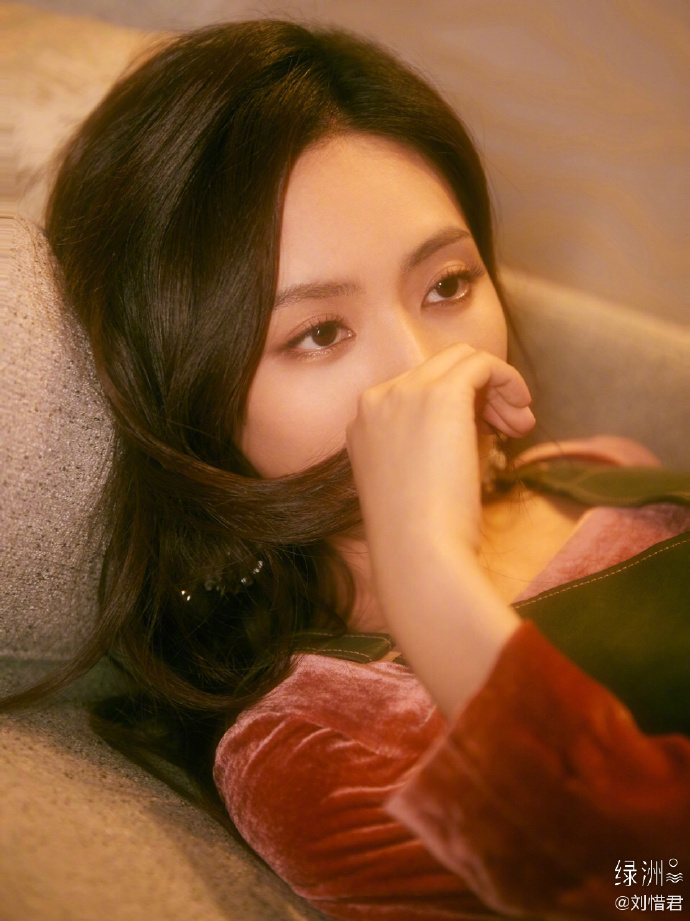
#> input picture cv_examples/imgs/liu_1.jpg, 690 x 921 px, given in place of liu_1.png, which was not available
$ python main.py
#> lines starting #> are read from the running program, lines starting #| are printed output that depends on the picture; pictures that were not available may be replaced by others from this repository, and a replacement may not be noted
# -*- coding:utf-8 -*-

import cv2
import os
from matplotlib import pyplot as plt
import numpy as np

img_name = os.path.join("imgs","liu_1.png")
img = cv2.imread(img_name, cv2.IMREAD_COLOR)
#> img is the input picture: shape (921, 690, 3); mean B, G, R 51.1, 86.3, 131.7
img_blue = img[:,:,0]
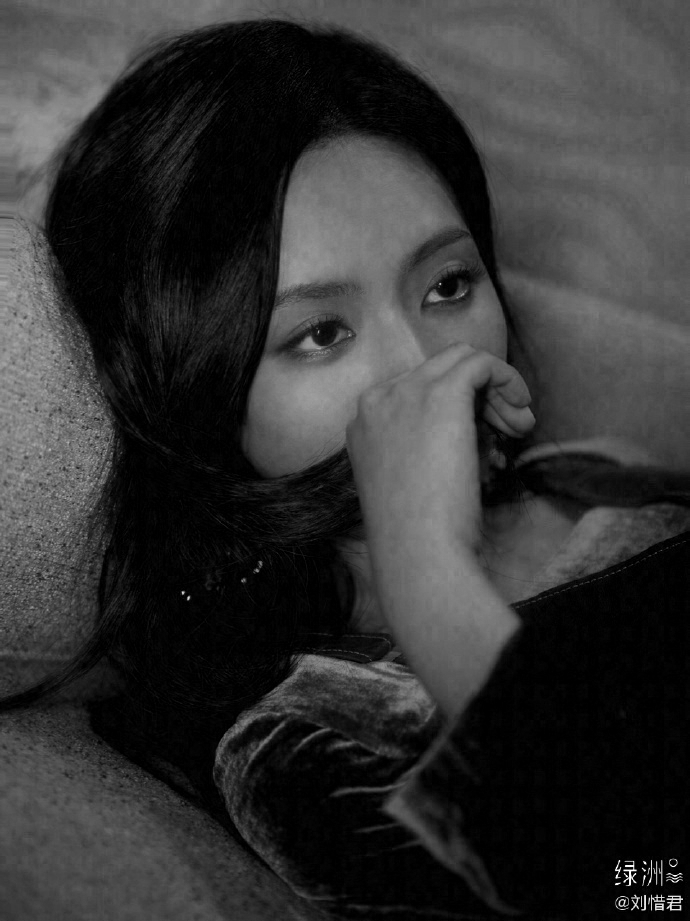
#> img_blue: shape (921, 690); min 0, max 255, mean 51.1
img_green = img[:,:,1]
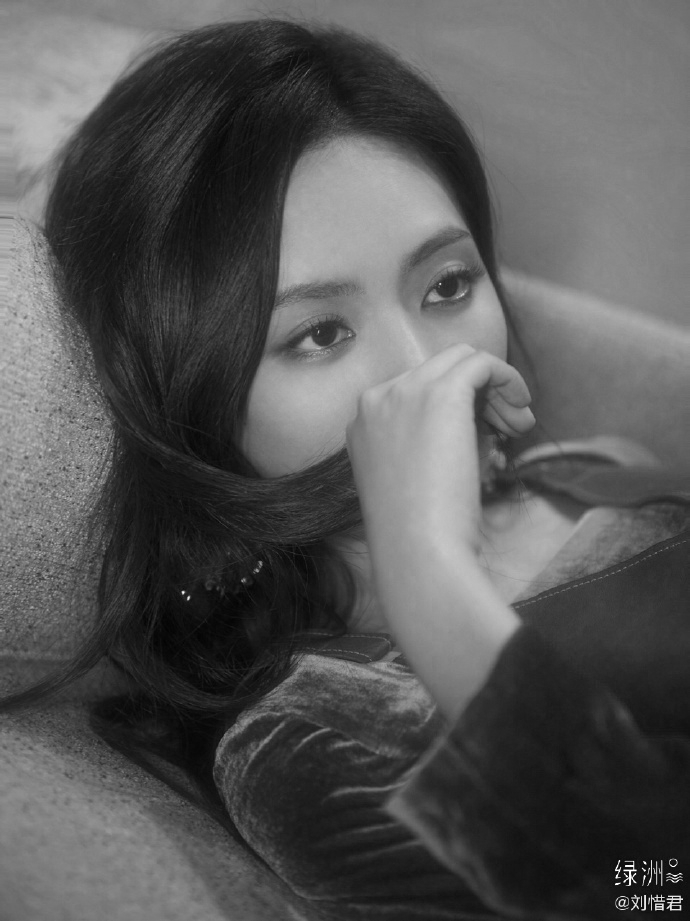
#> img_green: shape (921, 690); min 3, max 255, mean 86.3
img_red= img[:,:,2]
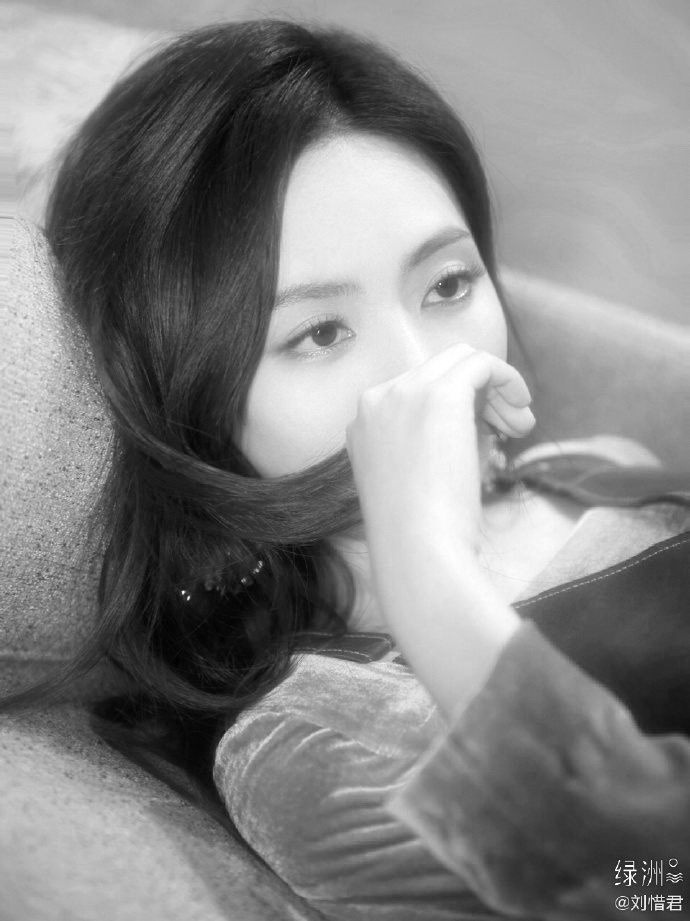
#> img_red: shape (921, 690); min 1, max 255, mean 131.7
cv2.imshow("img_blue",img_blue)
cv2.waitKey(0)
cv2.destroyAllWindows()
img = img[...,[1,0,2]]
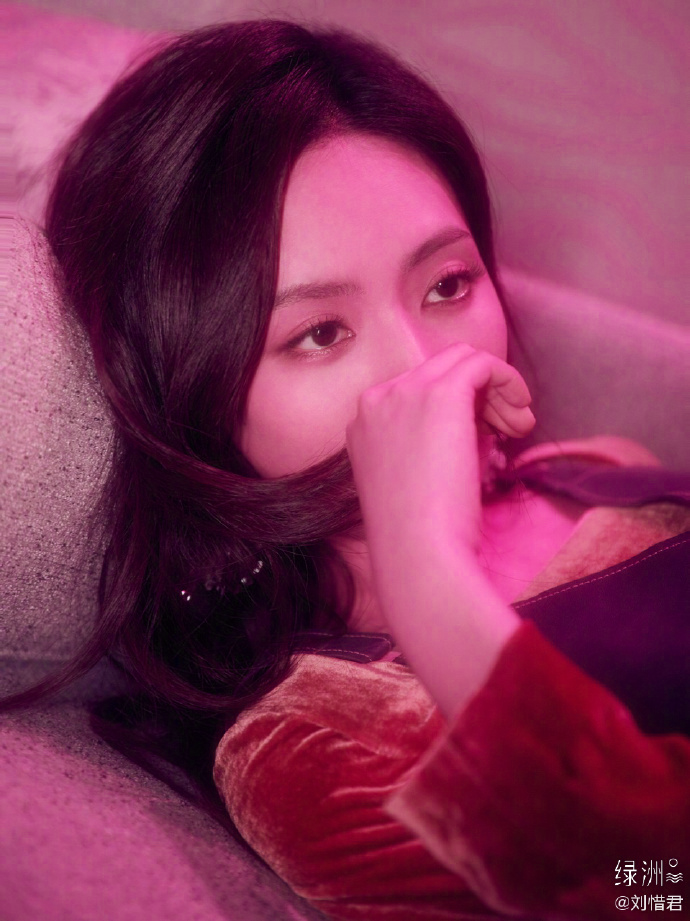
#> img: shape (921, 690, 3); mean B, G, R 86.3, 51.1, 131.7
print(f"imgage shape:{img.shape},img_red shape:{img_red.shape}")
#| imgage shape:(921, 690, 3),img_red shape:(921, 690)
plt.figure("beauty_full")
plt.subplot(2,2,1)
plt.imshow(img_blue)
plt.subplot(2,2,2)
plt.imshow(img_green)
plt.subplot(2,2,3)
plt.imshow(img_red)
plt.subplot(2,2,4)
plt.imshow(img)
plt.show()
#> figure, not shown here; B, G, R data is drawn as R, G, B

$ run again, with cv_examples/imgs/1.jpeg copied over cv_examples/imgs/liu_1.jpg
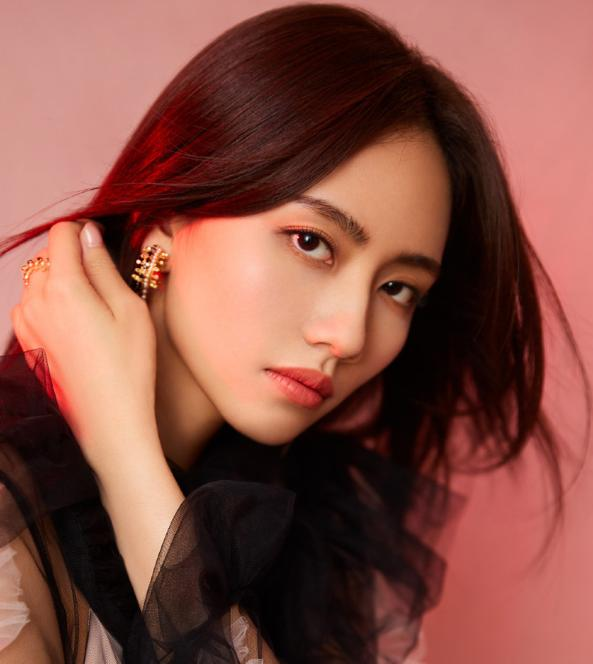
#> input picture cv_examples/imgs/1.jpeg, 593 x 664 px, given in place of liu_1.png, which was not available
#> img is the input picture: shape (664, 593, 3); mean B, G, R 68.3, 79.1, 133
#> `img_red= img[:,:,2]`:
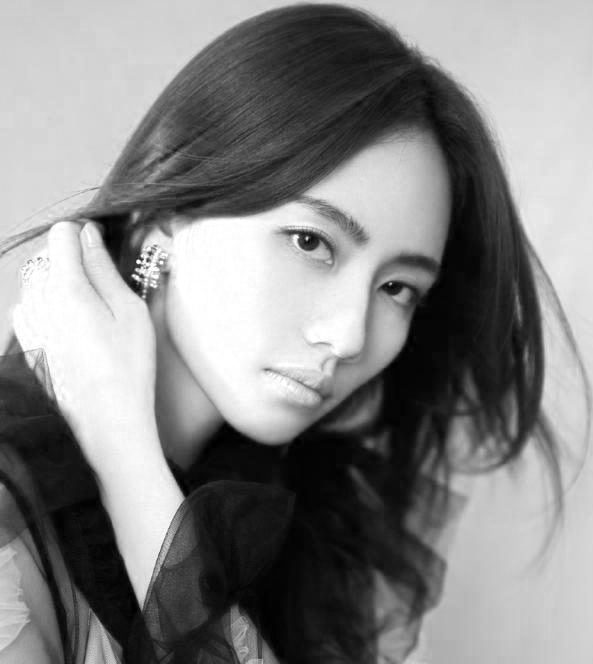
#> img_red: shape (664, 593); min 0, max 255, mean 133
#> `img = img[...,[1,0,2]]`:
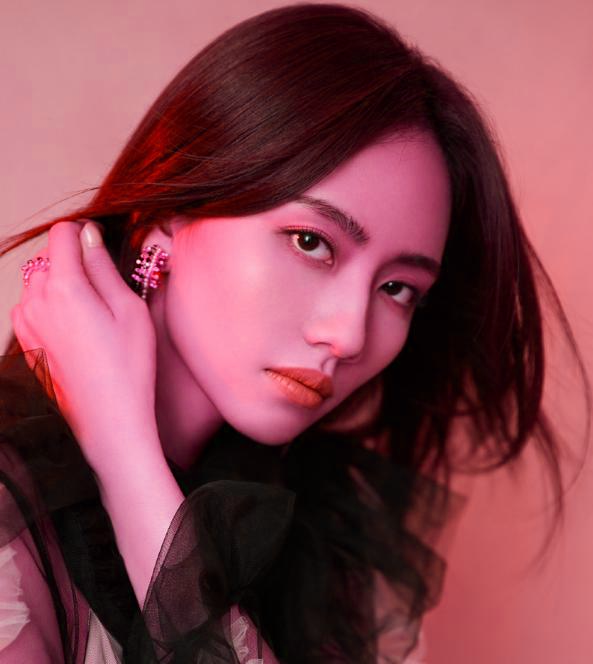
#> img: shape (664, 593, 3); mean B, G, R 79.1, 68.3, 133
#| imgage shape:(664, 593, 3),img_red shape:(664, 593)

$ run again, with cv_examples/imgs/b51a0a2e996129b27414076b0598bfeb.jpeg copied over cv_examples/imgs/liu_1.jpg
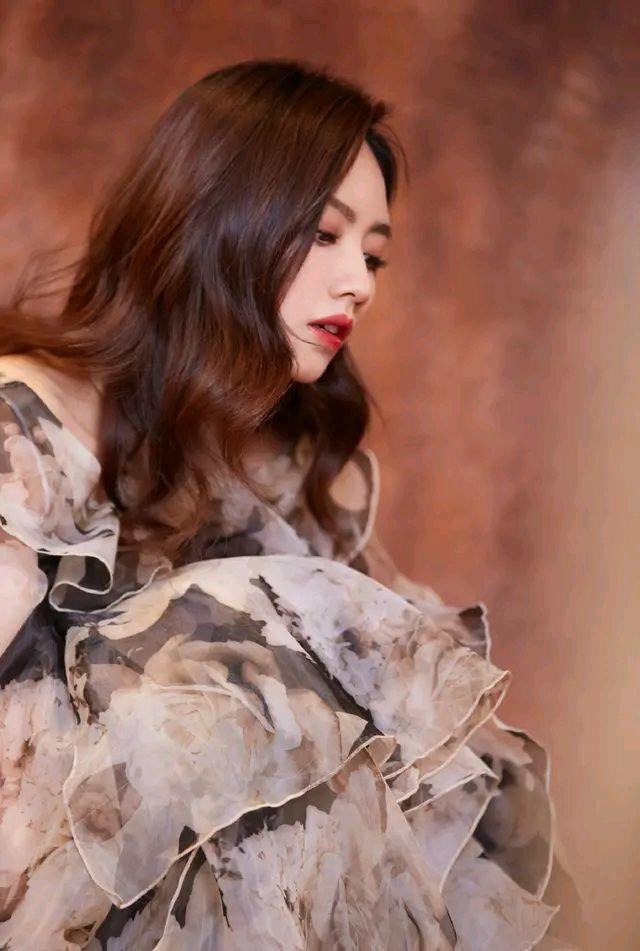
#> input picture cv_examples/imgs/b51a0a2e996129b27414076b0598bfeb.jpeg, 640 x 951 px, given in place of liu_1.png, which was not available
#> img is the input picture: shape (951, 640, 3); mean B, G, R 89.6, 101.8, 144
#> `img_red= img[:,:,2]`:
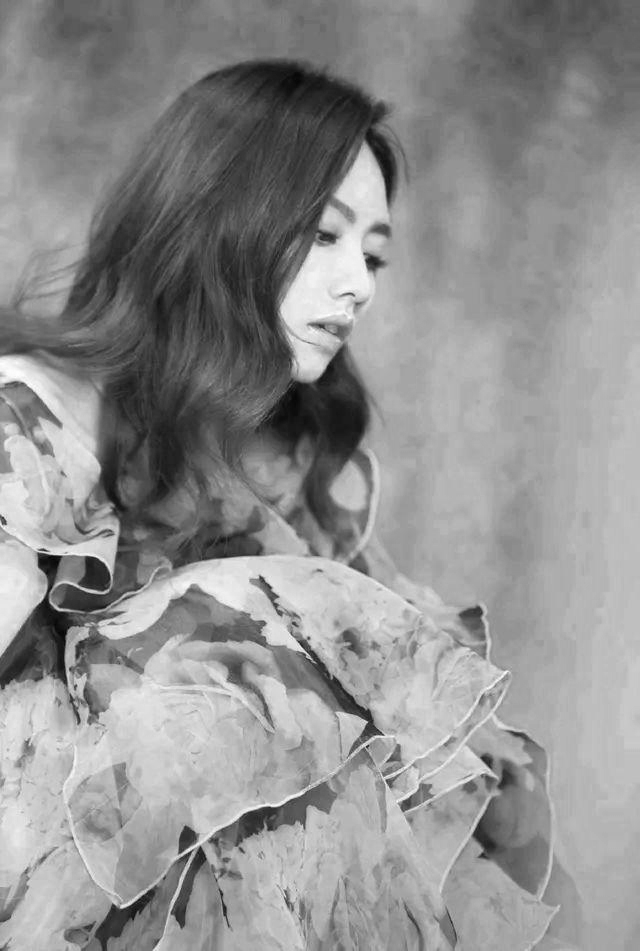
#> img_red: shape (951, 640); min 2, max 255, mean 144
#> `img = img[...,[1,0,2]]`:
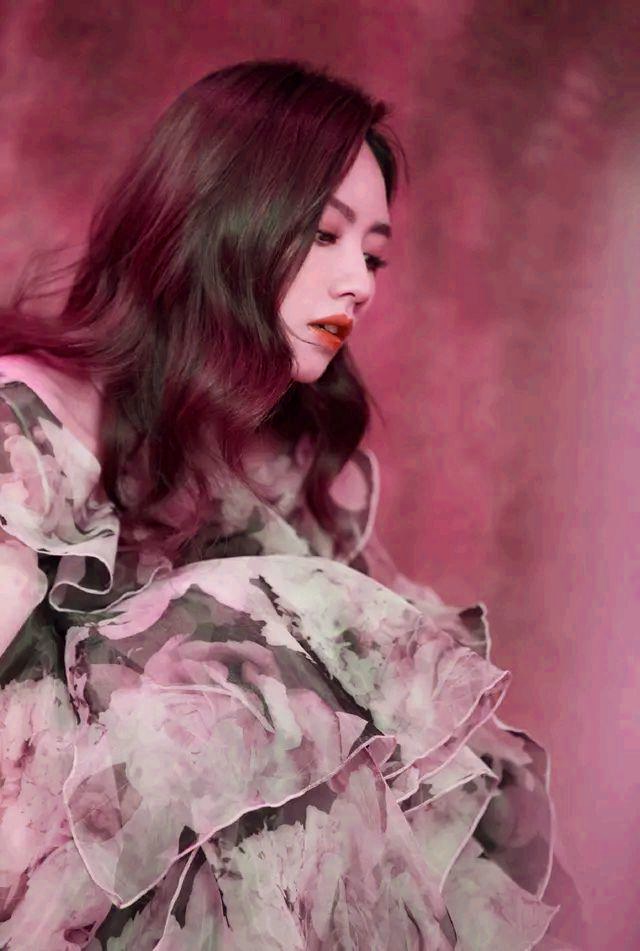
#> img: shape (951, 640, 3); mean B, G, R 101.8, 89.6, 144
#| imgage shape:(951, 640, 3),img_red shape:(951, 640)
